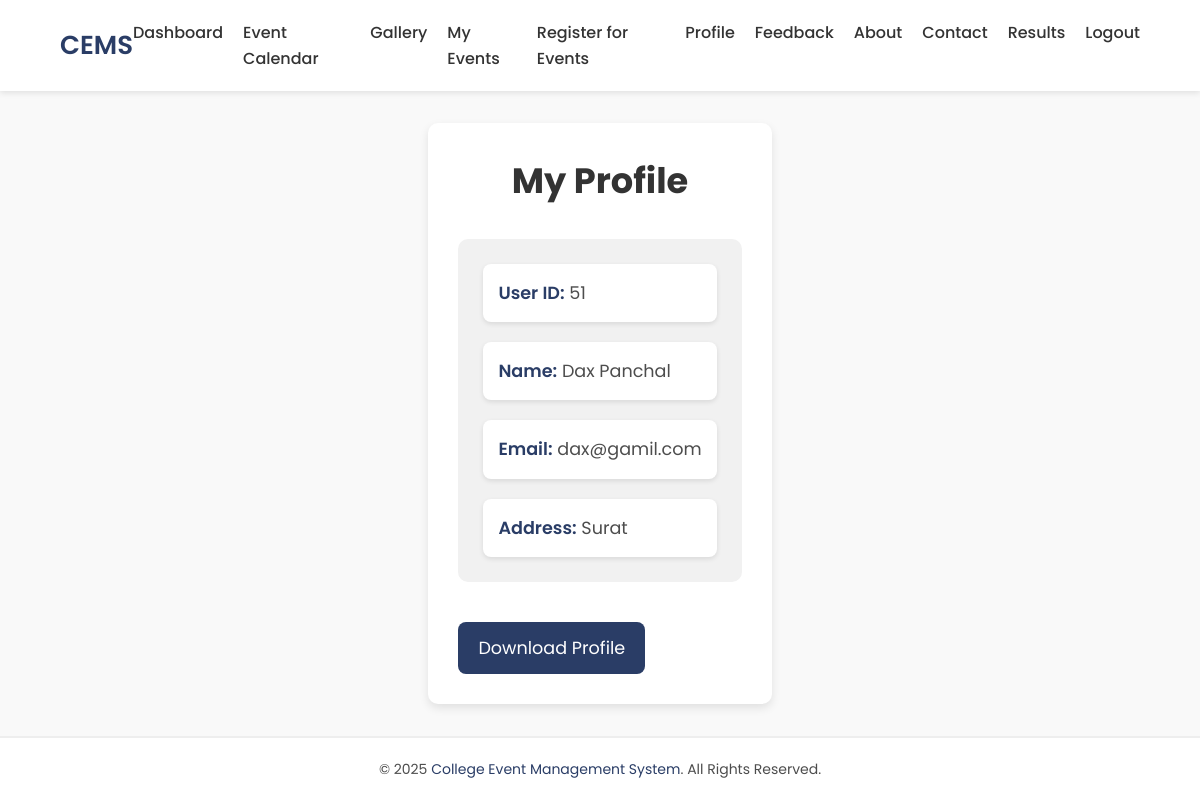
Screenshot of /profile.php (signed in) with the database file from the repository.
### tables this page shows
CREATE TABLE `user_master` (
  `user_id` int NOT NULL AUTO_INCREMENT,
  `user_name` text,
  `user_email` text,
  `user_password` text,
  `user_address` text,
  `otp` varchar(255) DEFAULT NULL,
  `otp_expiry` int DEFAULT NULL,
  `user_created_at` datetime DEFAULT CURRENT_TIMESTAMP,
  PRIMARY KEY (`user_id`)
);

### profile.php (the view, shortened to what this page needs)
<?php
include "config.php";
if (!isset($_SESSION['loggedin']) || $_SESSION['loggedin'] !== true) {
    header("Location: login.php");
    exit();
} else {
    $u_id = $_SESSION['user_id'];
    $sql = "SELECT user_id, user_name, user_email, user_address FROM user_master WHERE user_id = ?";
    $stmt = mysqli_prepare($conn, $sql);
    if ($stmt) {
        mysqli_stmt_bind_param($stmt, 'i', $u_id);
        mysqli_stmt_execute($stmt);
        $result = mysqli_stmt_get_result($stmt);
        if (mysqli_num_rows($result) > 0) {
            $row = mysqli_fetch_assoc($result);
        } else {
            echo "<script>alert('User not found!'); window.location.href='login.php';</script>";
            exit();
        }
    } else {
        echo "Database error: " . mysqli_error($conn);
        exit();
    }
}
?>
<!DOCTYPE html>
<html lang="en">
<head>
</head>
<body>
    <?php include "navbar.php"; ?>
    <main>
        <div class="content">
            <h2>My Profile</h2>
            <div class="profile-info">
                <div><strong>User ID:</strong> <?php echo htmlspecialchars($row['user_id']); ?></div>
                <div><strong>Name:</strong> <?php echo htmlspecialchars($row['user_name']); ?></div>
                <div><strong>Email:</strong> <?php echo htmlspecialchars($row['user_email']); ?></div>
                <div><strong>Address:</strong> <?php echo htmlspecialchars($row['user_address']); ?></div>
            </div>
            <div class="profile-actions">
                <a href="download_profile.php">Download Profile </a>
            </div>
        </div>
    </main>
    <footer>
        <p>© 2025 <a href="#">College Event Management System</a>. All Rights Reserved.</p>
    </footer>
</body>
</html>

### profile.php (style rules this page uses)
* { margin: 0; padding: 0; box-sizing: border-box; font-family: 'Poppins', sans-serif; }
body { background-color: #f9f9f9; color: #4d4d4d; line-height: 1.6; min-height: 100vh; display: flex; flex-direction: column; }
main { flex: 1; padding: 20px; display: flex; justify-content: center; align-items: center; }
.content { max-width: 600px; margin: 0 auto; background: #fff; padding: 30px; border-radius: 10px; box-shadow: 0 4px 10px rgba(0, 0, 0, 0.1); display: flex; flex-direction: column; }
.content h2 { text-align: center; color: #333; margin-bottom: 30px; font-size: 2.2rem; }
.profile-info { display: flex; flex-direction: column; gap: 20px; padding: 25px; border-radius: 10px; background: #f1f1f1; }
.profile-info div { padding: 15px; background: #ffffff; border-radius: 8px; box-shadow: 0 2px 5px rgba(0, 0, 0, 0.1); font-size: 1.1rem; }
.profile-info strong { font-weight: 600; color: #2a3d66; }
.profile-actions { display: flex; flex-direction: row; gap: 15px; margin-top: 40px; }
.profile-actions a { display: inline-block; padding: 12px 20px; background: #2a3d66; color: white; text-decoration: none; border-radius: 8px; transition: background 0.3s ease, color 0.3s ease; text-align: center; font-size: 1.1rem; }
footer { background-color: #fff; padding: 20px; text-align: center; font-size: 14px; margin-top: auto; border-top: 2px solid #eee; }
footer p { margin: 0; }
footer a { color: #2a3d66; text-decoration: none; transition: color 0.3s ease; }

### navbar.php (style rules this page uses)
* { margin: 0; padding: 0; box-sizing: border-box; font-family: 'Poppins', sans-serif; }

### rows the page displays
user_master: user_id "51", user_name "Dax Panchal", user_email "dax@gamil.com", user_address "Surat"
